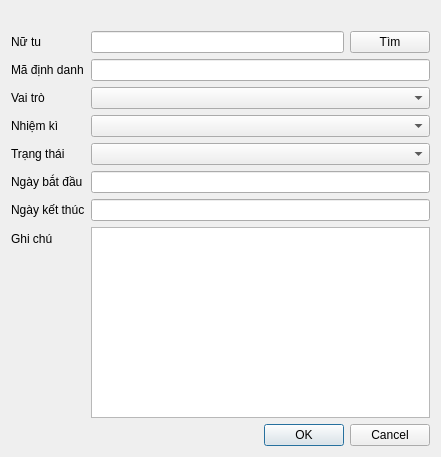
<?xml version="1.0" encoding="UTF-8"?>
<ui version="4.0">
 <class>DlgDeptPerson</class>
 <widget class="QDialog" name="DlgDeptPerson">
  <property name="geometry">
   <rect>
    <x>0</x>
    <y>0</y>
    <width>441</width>
    <height>457</height>
   </rect>
  </property>
  <property name="windowTitle">
   <string>Dialog</string>
  </property>
  <layout class="QVBoxLayout" name="verticalLayout_2">
   <item>
    <layout class="QVBoxLayout" name="verticalLayout">
     <item>
      <widget class="QLabel" name="lblTitle">
       <property name="text">
        <string/>
       </property>
      </widget>
     </item>
     <item>
      <layout class="QFormLayout" name="formLayout">
       <property name="topMargin">
        <number>0</number>
       </property>
       <item row="0" column="0">
        <widget class="QLabel" name="label_7">
         <property name="text">
          <string>Nữ tu</string>
         </property>
        </widget>
       </item>
       <item row="0" column="1">
        <layout class="QHBoxLayout" name="horizontalLayout">
         <item>
          <widget class="QLineEdit" name="txtSearch">
           <property name="readOnly">
            <bool>true</bool>
           </property>
          </widget>
         </item>
         <item>
          <widget class="QPushButton" name="btnSearch">
           <property name="text">
            <string>Tìm</string>
           </property>
           <property name="icon">
            <iconset>
             <normalon>:/icon/icon/icons8-search-64.png</normalon>
            </iconset>
           </property>
          </widget>
         </item>
        </layout>
       </item>
       <item row="2" column="0">
        <widget class="QLabel" name="label">
         <property name="text">
          <string>Vai trò</string>
         </property>
        </widget>
       </item>
       <item row="2" column="1">
        <widget class="QComboBox" name="cbRole"/>
       </item>
       <item row="3" column="0">
        <widget class="QLabel" name="label_2">
         <property name="text">
          <string>Nhiệm kì</string>
         </property>
        </widget>
       </item>
       <item row="3" column="1">
        <widget class="QComboBox" name="cbTerm"/>
       </item>
       <item row="4" column="0">
        <widget class="QLabel" name="label_3">
         <property name="text">
          <string>Trạng thái</string>
         </property>
        </widget>
       </item>
       <item row="4" column="1">
        <widget class="QComboBox" name="cbStatus"/>
       </item>
       <item row="5" column="0">
        <widget class="QLabel" name="label_5">
         <property name="text">
          <string>Ngày bắt đầu</string>
         </property>
        </widget>
       </item>
       <item row="5" column="1">
        <widget class="QLineEdit" name="txtStartDate"/>
       </item>
       <item row="6" column="0">
        <widget class="QLabel" name="label_6">
         <property name="text">
          <string>Ngày kết thúc</string>
         </property>
        </widget>
       </item>
       <item row="6" column="1">
        <widget class="QLineEdit" name="txtEndDate"/>
       </item>
       <item row="7" column="0">
        <widget class="QLabel" name="label_4">
         <property name="text">
          <string>Ghi chú</string>
         </property>
        </widget>
       </item>
       <item row="7" column="1">
        <widget class="QPlainTextEdit" name="txtRemark">
         <property name="frameShape">
          <enum>QFrame::StyledPanel</enum>
         </property>
         <property name="lineWidth">
          <number>5</number>
         </property>
        </widget>
       </item>
       <item row="1" column="1">
        <widget class="QLineEdit" name="txtNameId">
         <property name="readOnly">
          <bool>true</bool>
         </property>
        </widget>
       </item>
       <item row="1" column="0">
        <widget class="QLabel" name="label_8">
         <property name="text">
          <string>Mã định danh</string>
         </property>
        </widget>
       </item>
      </layout>
     </item>
    </layout>
   </item>
   <item>
    <widget class="QDialogButtonBox" name="buttonBox">
     <property name="orientation">
      <enum>Qt::Horizontal</enum>
     </property>
     <property name="standardButtons">
      <set>QDialogButtonBox::Cancel|QDialogButtonBox::Ok</set>
     </property>
    </widget>
   </item>
  </layout>
 </widget>
 <resources/>
 <connections>
  <connection>
   <sender>buttonBox</sender>
   <signal>accepted()</signal>
   <receiver>DlgDeptPerson</receiver>
   <slot>accept()</slot>
   <hints>
    <hint type="sourcelabel">
     <x>248</x>
     <y>254</y>
    </hint>
    <hint type="destinationlabel">
     <x>157</x>
     <y>274</y>
    </hint>
   </hints>
  </connection>
  <connection>
   <sender>buttonBox</sender>
   <signal>rejected()</signal>
   <receiver>DlgDeptPerson</receiver>
   <slot>reject()</slot>
   <hints>
    <hint type="sourcelabel">
     <x>316</x>
     <y>260</y>
    </hint>
    <hint type="destinationlabel">
     <x>286</x>
     <y>274</y>
    </hint>
   </hints>
  </connection>
 </connections>
</ui>
